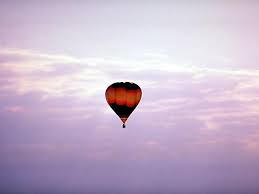
//> input picture circles/balloon.jpg, 259 x 194 px
$ ./circle_detection balloon.jpg   (built with g++ and OpenCV 4)
//> lines starting //> are read from the running program, lines starting //| are printed output that depends on the picture; after the words box and inside, x2 and y2 are one past the last pixel; in counts of white or black regions, pixels touching at a corner belong together
#include "opencv2/highgui/highgui.hpp"
#include "opencv2/imgproc/imgproc.hpp"
#include <iostream>
#include <stdio.h>

using namespace cv;

/** @function main */
int main(int argc, char** argv)
{
  Mat src, src_gray, dst;

  /// Read the image
  src = imread( argv[1], 1 );
//> src is the input picture: 194 rows x 259 cols, CV_8UC3; mean B, G, R 204.2, 181.3, 198

  if( !src.data )
    { return -1; }

  /// Convert it to gray
  cvtColor( src, src_gray, CV_BGR2GRAY );
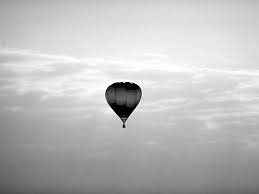
//> src_gray: 194 rows x 259 cols, CV_8UC1; min 0, max 255, mean 188.9

GaussianBlur( src_gray, src_gray, Size(9, 9), 10, 10 );


  threshold(src_gray, dst, 127, 255, 0);
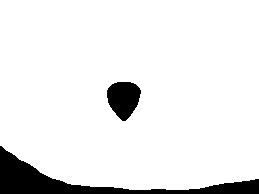
//> dst: 194 rows x 259 cols, CV_8UC1; 91.7% white; 2 black regions, box (x1, y1, x2, y2) and area: (0, 146, 259, 194) 3226, (107, 82, 141, 121) 954

bitwise_not(dst, dst);
//> dst: 194 rows x 259 cols, CV_8UC1; 8.3% white; 2 white regions

  vector<vector<Point> > contours;

  Mat hierarchy;

Mat dst2 = dst.clone();
 findContours(dst, contours, hierarchy, 1, 2 ,Point());
//> contours = 2 contours; box (x1, y1, x2, y2) and area: (0, 146, 259, 194) 2936, (107, 82, 141, 121) 904

for(int i = 0; i < contours.size(); i++)
{
vector<Point> cnt = contours[i];

vector<Point> hull;


convexHull(cnt, hull, false, true );
polylines(src, hull, true, Scalar(200,0,0),1, 8, 0 );

float radius;
Point2f center;
minEnclosingCircle(hull,  center,  radius);
if (arcLength(hull,true) >= 1.5*3.14*radius)

polylines(src, hull, true, Scalar(0,200,0),1, 8, 0 );

}
//> this loop made 2 passes
//> (center, radius) on passes 1 to 2: (Point(129, 169.5), 131.1), (Point(123.5, 100.2), 19.86)
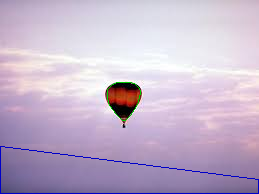
//> src: 194 rows x 259 cols, CV_8UC3; 1.34% of pixels changed, all inside (x1, y1, x2, y2) = (0, 82, 259, 194)

imshow( "Hough Circle Transform Demo", src );

  waitKey(0);
  return 0;
}
